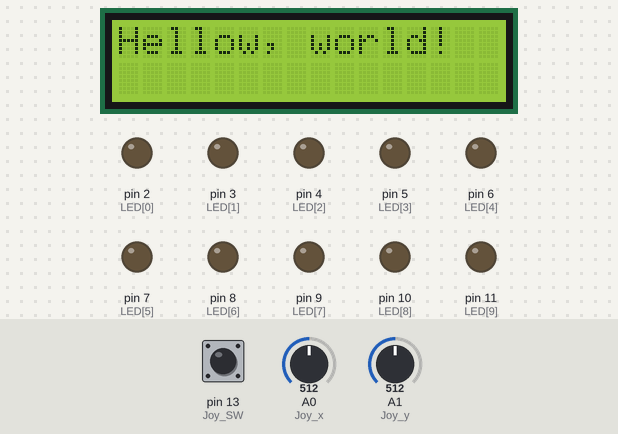
A sketch run on a simulated Arduino Uno, built with avr-gcc and run on an emulated ATmega328P. Parts: 16×2 character LCD, output pins drawn as LEDs (lit = HIGH). Inputs (shaded band) come from the test bench; at power-on: A0 (Joy_x) = 512, pin 13 (Joy_SW) LOW, A1 (Joy_y) = 512. What the sketch prints to the serial monitor is not drawn.

Above: at 1.2 s.
1.3 s: A0 (Joy_x) set to 785
3.2 s: A0 (Joy_x) set to 810
At 7.2 s:
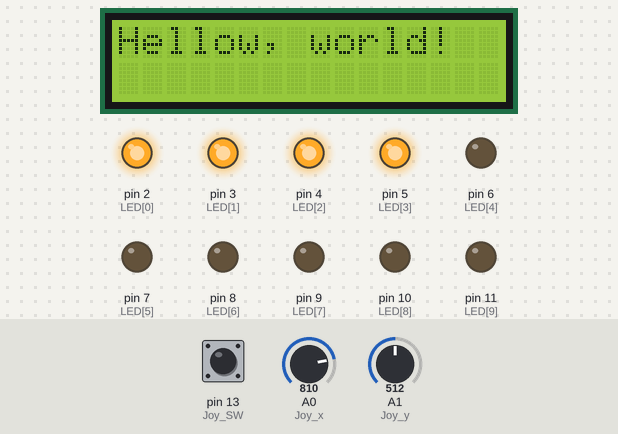
7.3 s: A0 (Joy_x) set to 790
At 8.3 s:
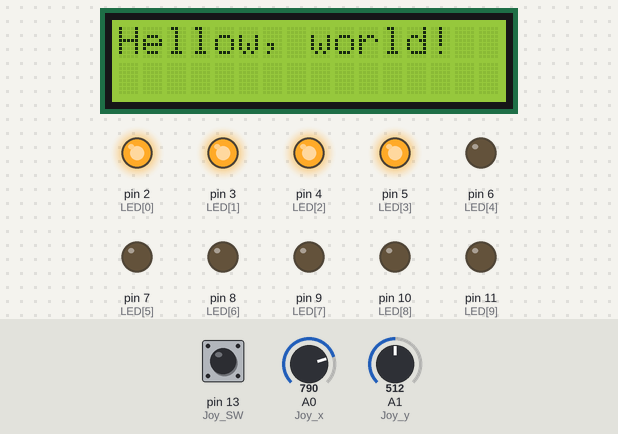
8.8 s: A0 (Joy_x) set to 900
At 12.7 s:
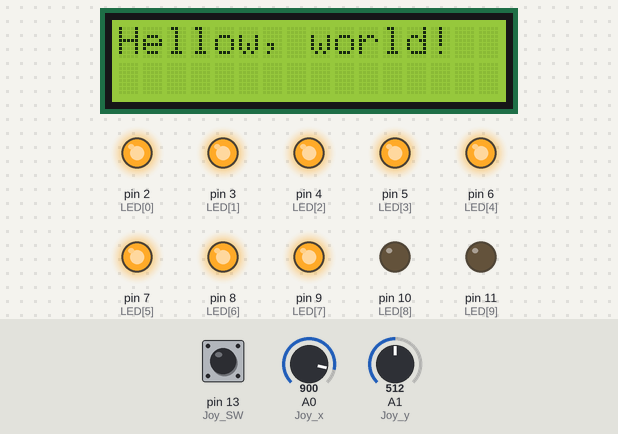
12.9 s: A0 (Joy_x) set to 716
At 13.4 s:
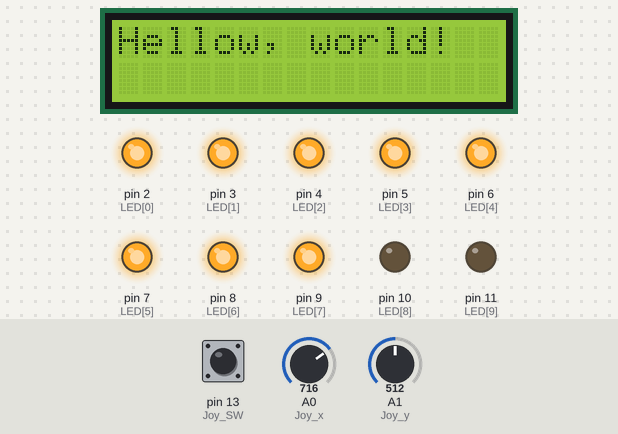
14.4 s: A0 (Joy_x) set to 1023
At 16.4 s:
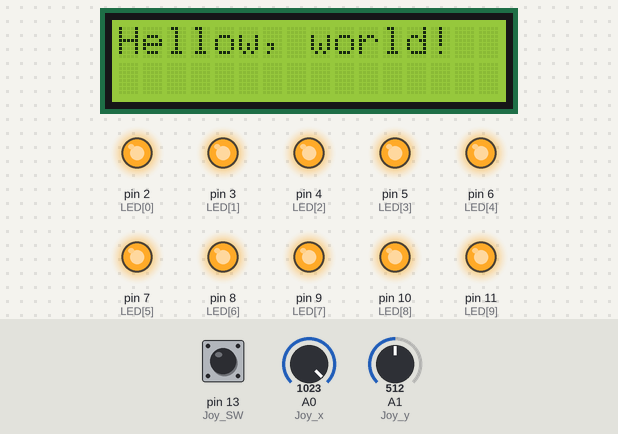
Timing chart, 0 to 17.9 s (numbered marks = the images above; inputs shaded):
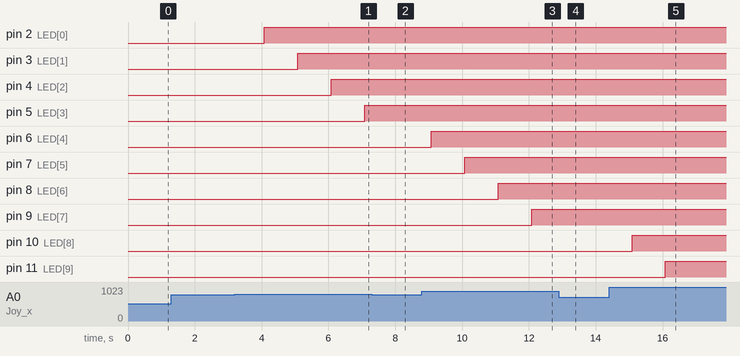

Measured:
- the behaviour switches between 800 and 801 on A0 (Joy_x) (found by bisection; images 0 and 1)
- after the input at 1.3 s, every drawn part: stays the same
- after the input at 3.2 s, pin 2 (LED[0]): LOW → HIGH after 0.88 s; pin 3 (LED[1]): LOW → HIGH after 1.9 s; pin 4 (LED[2]): LOW → HIGH after 2.9 s; pin 5 (LED[3]): LOW → HIGH after 3.9 s
- after the input at 7.3 s, pin 6 (LED[4]): stays LOW (without the input it goes to HIGH after 0.78 s)
- after the input at 8.8 s, pin 6 (LED[4]): LOW → HIGH after 0.28 s; pin 7 (LED[5]): LOW → HIGH after 1.3 s; pin 8 (LED[6]): LOW → HIGH after 2.3 s; pin 9 (LED[7]): LOW → HIGH after 3.3 s
- after the input at 12.9 s, pin 10 (LED[8]): stays LOW (without the input it goes to HIGH after 0.19 s); pin 11 (LED[9]): stays LOW (without the input it goes to HIGH after 1.2 s)
- after the input at 14.4 s, pin 10 (LED[8]): LOW → HIGH after 0.69 s; pin 11 (LED[9]): LOW → HIGH after 1.7 s

The sketch:

ex03.ino
```cpp
#include <Wire.h>
#include <LiquidCrystal_I2C.h>

LiquidCrystal_I2C lcd(0x27, 16, 2);

int LED[10] = {2,3,4,5,6,7,8,9,10,11};
int value = 0;

int Joy_x = A0;    // 조이스틱 X
int Joy_y = A1;    // 조이스틱 Y
int Joy_SW = 13;   // 조이스틱 스위치 버튼

void setup() {
  for (int i =0; i < 10; i++) {
    pinMode(LED[i], OUTPUT);
  }

  pinMode(Joy_SW,INPUT);         // joy_SW를 입력모드로 설정
  Serial.begin(9600);          // 시리얼 통신을, 9600bps속도로 설정

  lcd.init();
  lcd.backlight();
  lcd.setCursor(0, 0);
  lcd.print("Hellow, world!");
}

void loop() {
  int x = analogRead(Joy_x);      // 조이스틱 X축의 아날로그 신호를 변수 x에 저장
  int y = analogRead(Joy_y);      // 조이스틱 Y축의 아날로그 신호를 변수 y에 저장
  int sw = digitalRead(Joy_SW);      // 조이스틱 SW의 디지털 신호를 변수 sw에 저장

  if (x > 800) {
    value++;

    if (value > 10) // value가 10 초과가 될 경우 10으로 조정
      value = 10;
  }
  if (x < 100) {
        value--;

    if (value < 0) // value가 0 미만이 될 경우 0으로 조정
      value = 0;
  }

  Serial.print(value); // value 값을 시리얼 모니터에 출력
  Serial.print("\tX: ");
  Serial.println(x);

  for (int i =0; i < value; i++) {
    digitalWrite(LED[i], HIGH);
  }

  for (int i =value; i < 10; i++) {
    digitalWrite(LED[i], LOW);
  }

  delay(1000);
}
```
